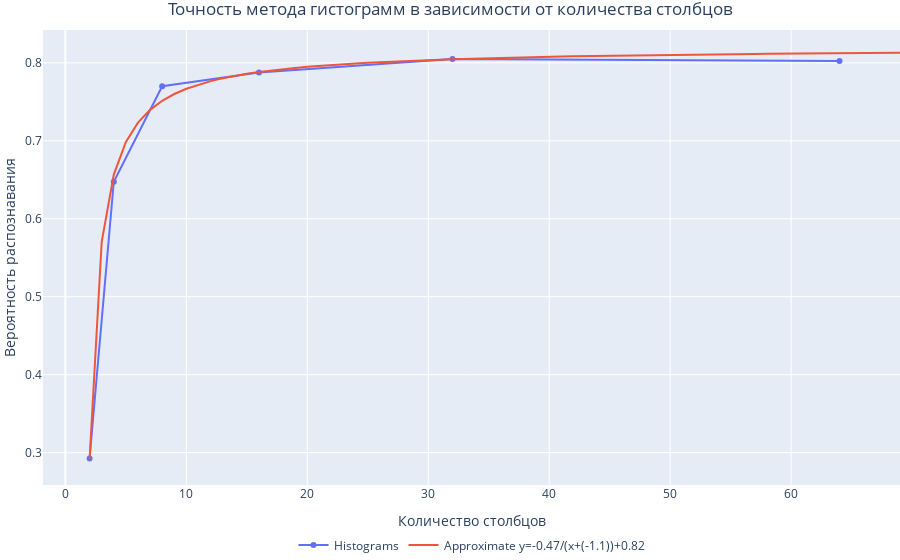

This figure's notebook cell:
### Code cell
fig1 = go.Figure()
fig1.add_trace(go.Scatter(x = np.array([2**i for i in range(1,7)]), y = np.array(res_pole), name = "Histograms"))
fig1.add_trace(go.Scatter(x = np.array(x_appr), y = np.array(y_appr), name = "Approximate y="+str(round(a,2))+'/(x+('+str(round(b,2))+'))+'+str(round(c,2))))
fig1.update_layout(
    title="Точность метода гистограмм в зависимости от количества столбцов",
    title_x = 0.5,
    legend=dict(x=.5, xanchor="center", orientation="h"),
    margin=dict(l=0, r=0, t=30, b=0),
    xaxis_title="Количество столбцов",
    yaxis_title="Вероятность распознавания")
fig1.show()

### Figure 1 — Plotly figure (JSON) as saved in the notebook; plotly's stock layout.template omitted (floating-point values rounded to 4 significant figures)
{"data": [{"name": "Histograms", "type": "scatter", "x": [2, 4, 8, 16, 32, 64], "y": [0.2925, 0.6475, 0.77, 0.7875, 0.805, 0.8025]}, {"name": "Approximate y=-0.47/(x+(-1.1))+0.82", "type": "scatter", "x": [2, 3, 4, 5, 6, 7, 8, 9, 10, 11, 12, 13, 14, 15, 16, 17, 18, 19, 20, 21, 22, 23, 24, 25, 26, 27, 28, 29, 30, 31, 32, 33, 34, 35, 36, 37, 38, 39, 40, 41, 42, 43, 44, 45, 46, 47, 48, 49, 50, 51, 52, 53, 54, 55, 56, 57, 58, 59, 60, 61, 62, 63, 64, 65, 66, 67, 68, 69], "y": [0.2919, 0.5705, 0.6566, 0.6985, 0.7233, 0.7397, 0.7513, 0.76, 0.7667, 0.7721, 0.7765, 0.7801, 0.7832, 0.7859, 0.7882, 0.7902, 0.7919, 0.7935, 0.7949, 0.7961, 0.7973, 0.7983, 0.7992, 0.8001, 0.8009, 0.8016, 0.8023, 0.8029, 0.8035, 0.8041, 0.8046, 0.8051, 0.8055, 0.8059, 0.8063, 0.8067, 0.8071, 0.8074, 0.8077, 0.808, 0.8083, 0.8086, 0.8089, 0.8091, 0.8094, 0.8096, 0.8098, 0.81, 0.8102, 0.8104, 0.8106, 0.8108, 0.811, 0.8111, 0.8113, 0.8114, 0.8116, 0.8117, 0.8119, 0.812, 0.8121, 0.8123, 0.8124, 0.8125, 0.8126, 0.8127, 0.8128, 0.8129]}], "layout": {"legend": {"orientation": "h", "x": 0.5, "xanchor": "center"}, "margin": {"b": 0, "l": 0, "r": 0, "t": 30}, "title": {"text": "Точность метода гистограмм в зависимости от количества столбцов", "x": 0.5}, "xaxis": {"title": {"text": "Количество столбцов"}}, "yaxis": {"title": {"text": "Вероятность распознавания"}}}}
